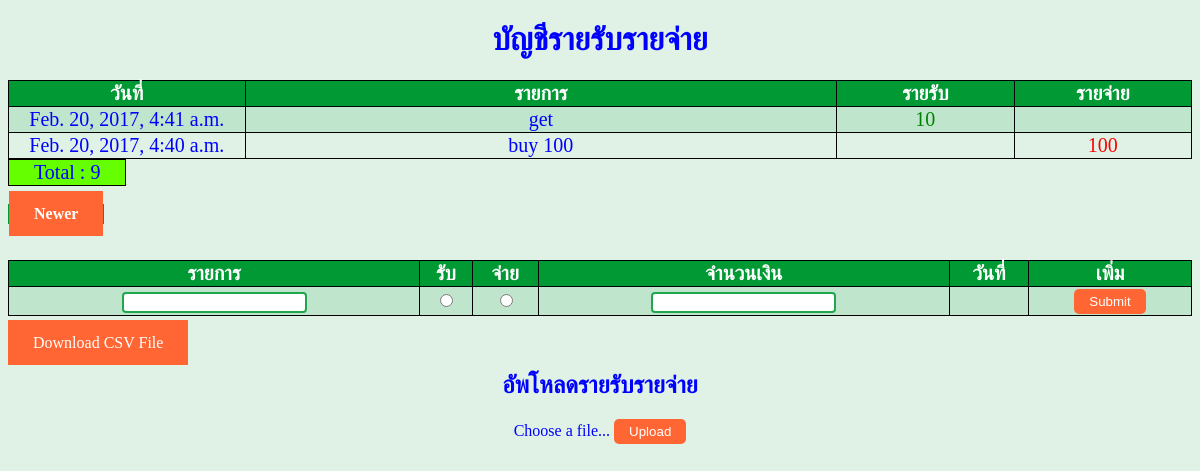
Screenshot of /3/ with the database file from the repository.
### savemoney/models.py (models this page shows, shortened)
class SaveMoney(models.Model):
    detail = models.CharField(max_length=200)
    money = models.IntegerField(default=0)
    dateTime = models.DateTimeField('date published')
    def get_abs(self):
        return abs(self.money)

### savemoney/views.py (the view)
# urls.py: url(r'^(?P<page>[0-9]+)/$', views.detail, name='detail'),
def detail(request, page=1):
    latest_detail_list = SaveMoney.objects.order_by('-dateTime')[(int(page)-1)*5:int(page)*5]
    total=0
    count=0
    all_detail_list = SaveMoney.objects.order_by('-dateTime')[:]
    for i in  all_detail_list:
    	total += i.money
    	count += 1
    lastPage = int((count-1)/5+1)
    context = {'latest_detail_list': latest_detail_list,
    			 	'total':total,
    			 	'page':int(page),
    			 	'lastPage':lastPage}
    return render(request, 'savemoney/showdetail.html', context)

### savemoney/templates/savemoney/showdetail.html (shortened to what this page needs)
{% load static %}
 <!DOCTYPE html>
<html>
<head>
<link rel="stylesheet" type="text/css" href="{% static 'savemoney/style.css' %}" />
</head>
<body>
<h1>บัญชีรายรับรายจ่าย</h1>
{% if latest_detail_list %}
	<table class="table1" >
	<tr>
	    <th width="20%">วันที่</th>
	    <th>รายการ</th>
	    <th width="15%">รายรับ</th>
	    <th width="15%">รายจ่าย</th>
	</tr>
    {% for SaveMoney in latest_detail_list %}
    <tr>
    	<td>{{SaveMoney.dateTime}}</td>
        <td>{{ SaveMoney.detail }}</td>
        {% if SaveMoney.money >= 0 %}
        	<div class="income"><td><font color="green">{{SaveMoney.money}}</font></td>
        	<td></td></div>
        {% else %}
        	<div class="out"><td></td>
        	<td><font color="red">{{SaveMoney.get_abs}}</font></td></div>
        {% endif %}
    </tr>
    {% endfor %}
    </table>
    <table class="total">
    	<tr ><td >Total : {{total}} </td></tr>
    </table>
{% else %}
    <p>No Detail</p>
{% endif %}
<br>
<table class="changePage">
{% if page > 1 %}
		<th class="left"><a href="{% url 'SaveMoney:newerPage' page %}">Newer</a></th>
{% endif %}
</table>
<br>
<br>
<table class="saveDetail">
    <tr>
        <th> รายการ </th>
        <th> รับ</th>
        <th> จ่าย</th>
        <th> จำนวนเงิน</th>
        <th> วันที่</th>
        <th> เพิ่ม</th>
    </tr>
    <form action="{% url 'SaveMoney:saveDatailtoModel' %}" method="post" target="_self">
    <tr>
        <td><input type="text" name="detail"> </td>
        <td> <input type="radio" name="moneyType" value="income"> </td>
        <td> <input type="radio" name="moneyType" value="out"> </td>
        <td> <input type="number" name="moneyValue"> </td>
        <td>  </td>
        <td> <input type="submit" value="Submit"> </td>
    </tr></form>
</table>
<br>
<div class="downloadCSVFile"><a href="{% url 'SaveMoney:downloadCSVFile' %}">Download CSV File</a></div>
<h2>อัพโหลดรายรับรายจ่าย </h2>
<form  action="{% url 'SaveMoney:saveCSVFile' %}" method="post" enctype="multipart/form-data">
    <label for="csvFile">Choose a file... </label>
    <input type="submit" value="Upload" />
</form>
</body>
</html>

### savemoney/static/savemoney/style.css (style rules this page uses)
body { color: blue; background-color: #dff2e5; text-align: center; }
a:link, a:visited { background-color: #FF6633 ; color: white; padding: 14px 25px; text-align: center; text-decoration: none; }
.left { float: left; border: 0px; }
.total { background-color: #66FF00 ; font-family: "Times New Roman", Times, serif; font-size: 20px; width: 10%; border: 0px; }
table { border: 1px solid black; border-collapse: collapse; }
th { background-color: #009933; border: 1px solid black; color: white; }
td { border: 1px solid black; }
tr:nth-child(even) { background-color: #bfe6cc }
table.table1 { border-bottom: 1px solid #ddd; font-family: "Times New Roman", Times, serif; font-size: 20px; width: 100%; text-align: center; }
.changePage { width: 100%; border: 0px solid black; }
table.saveDetail { background-color: #FF99FF; font-family: "Times New Roman", Times, serif; font-size: 20px; width: 100%; text-align:center; }
div.income { font-style: normal; font-family: "Times New Roman", Times, serif; color: green; font-size: 20px; }
div.out { font-style: normal; font-family: "Comic Sans MS", Times, serif; color: red; font-size: 20px; }
div.downloadCSVFile { color: red; text-align:left; }
input[type=text] { border: 2px solid #20a64d; border-radius: 4px; }
input[type=number] { border: 2px solid #20a64d; border-radius: 4px; }
input[type=submit] { padding:5px 15px; background:#FF6633; color: white; border:0 none; cursor:pointer; -webkit-border-radius: 5px; border-radius: 5px; }

### rows the page displays
SaveMoney: dateTime "Feb. 20, 2017, 4:41 a.m.", detail "get", money "10"
SaveMoney: dateTime "Feb. 20, 2017, 4:40 a.m.", detail "buy 100", get_abs "100"

### other values shown
{{ total }} "9"
